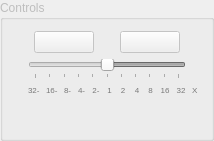
      <widget class="QGroupBox" name="gbControle">
       <property name="enabled">
        <bool>false</bool>
       </property>
       <property name="geometry">
        <rect>
         <x>250</x>
         <y>450</y>
         <width>214</width>
         <height>141</height>
        </rect>
       </property>
       <property name="maximumSize">
        <size>
         <width>214</width>
         <height>16777215</height>
        </size>
       </property>
       <property name="font">
        <font>
         <weight>50</weight>
         <bold>false</bold>
        </font>
       </property>
       <property name="title">
        <string>Controls</string>
       </property>
       <layout class="QVBoxLayout" name="verticalLayout_4">
        <item>
         <layout class="QHBoxLayout" name="horizontalLayout_7">
          <item>
           <widget class="QPushButton" name="btStop">
            <property name="minimumSize">
             <size>
              <width>60</width>
              <height>0</height>
             </size>
            </property>
            <property name="maximumSize">
             <size>
              <width>60</width>
              <height>16777215</height>
             </size>
            </property>
            <property name="font">
             <font>
              <weight>50</weight>
              <bold>false</bold>
             </font>
            </property>
            <property name="text">
             <string/>
            </property>
            <property name="icon">
             <iconset>
              <normaloff>:/icons/playback_pause.ico</normaloff>:/icons/playback_pause.ico</iconset>
            </property>
           </widget>
          </item>
          <item>
           <widget class="QPushButton" name="btPlay">
            <property name="minimumSize">
             <size>
              <width>60</width>
              <height>0</height>
             </size>
            </property>
            <property name="maximumSize">
             <size>
              <width>60</width>
              <height>16777215</height>
             </size>
            </property>
            <property name="font">
             <font>
              <weight>50</weight>
              <bold>false</bold>
             </font>
            </property>
            <property name="text">
             <string/>
            </property>
            <property name="icon">
             <iconset>
              <normaloff>:/icons/playback_play.ico</normaloff>:/icons/playback_play.ico</iconset>
            </property>
           </widget>
          </item>
         </layout>
        </item>
        <item>
         <layout class="QGridLayout" name="gridLayout_3">
          <item row="1" column="8">
           <widget class="QLabel" name="label_46">
            <property name="palette">
             <palette>
              <active>
               <colorrole role="WindowText">
                <brush brushstyle="SolidPattern">
                 <color alpha="255">
                  <red>130</red>
                  <green>130</green>
                  <blue>130</blue>
                 </color>
                </brush>
               </colorrole>
              </active>
              <inactive>
               <colorrole role="WindowText">
                <brush brushstyle="SolidPattern">
                 <color alpha="255">
                  <red>130</red>
                  <green>130</green>
                  <blue>130</blue>
                 </color>
                </brush>
               </colorrole>
              </inactive>
              <disabled>
               <colorrole role="WindowText">
                <brush brushstyle="SolidPattern">
                 <color alpha="255">
                  <red>120</red>
                  <green>120</green>
                  <blue>120</blue>
                 </color>
                </brush>
               </colorrole>
              </disabled>
             </palette>
            </property>
            <property name="font">
             <font>
              <pointsize>6</pointsize>
              <weight>50</weight>
              <bold>false</bold>
             </font>
            </property>
            <property name="text">
             <string>4</string>
            </property>
            <property name="alignment">
             <set>Qt::AlignHCenter|Qt::AlignTop</set>
            </property>
           </widget>
          </item>
          <item row="1" column="10">
           <widget class="QLabel" name="label_47">
            <property name="palette">
             <palette>
              <active>
               <colorrole role="WindowText">
                <brush brushstyle="SolidPattern">
                 <color alpha="255">
                  <red>130</red>
                  <green>130</green>
                  <blue>130</blue>
                 </color>
                </brush>
               </colorrole>
              </active>
              <inactive>
               <colorrole role="WindowText">
                <brush brushstyle="SolidPattern">
                 <color alpha="255">
                  <red>130</red>
                  <green>130</green>
                  <blue>130</blue>
                 </color>
                </brush>
               </colorrole>
              </inactive>
              <disabled>
               <colorrole role="WindowText">
                <brush brushstyle="SolidPattern">
                 <color alpha="255">
                  <red>120</red>
                  <green>120</green>
                  <blue>120</blue>
                 </color>
                </brush>
               </colorrole>
              </disabled>
             </palette>
            </property>
            <property name="font">
             <font>
              <pointsize>6</pointsize>
              <weight>50</weight>
              <bold>false</bold>
             </font>
            </property>
            <property name="text">
             <string>16</string>
            </property>
            <property name="alignment">
             <set>Qt::AlignHCenter|Qt::AlignTop</set>
            </property>
           </widget>
          </item>
          <item row="1" column="5">
           <widget class="QLabel" name="label_48">
            <property name="palette">
             <palette>
              <active>
               <colorrole role="WindowText">
                <brush brushstyle="SolidPattern">
                 <color alpha="255">
                  <red>130</red>
                  <green>130</green>
                  <blue>130</blue>
                 </color>
                </brush>
               </colorrole>
              </active>
              <inactive>
               <colorrole role="WindowText">
                <brush brushstyle="SolidPattern">
                 <color alpha="255">
                  <red>130</red>
                  <green>130</green>
                  <blue>130</blue>
                 </color>
                </brush>
               </colorrole>
              </inactive>
              <disabled>
               <colorrole role="WindowText">
                <brush brushstyle="SolidPattern">
                 <color alpha="255">
                  <red>120</red>
                  <green>120</green>
                  <blue>120</blue>
                 </color>
                </brush>
               </colorrole>
              </disabled>
             </palette>
            </property>
            <property name="font">
             <font>
              <pointsize>6</pointsize>
              <weight>50</weight>
              <bold>false</bold>
             </font>
            </property>
            <property name="text">
             <string>2-</string>
            </property>
            <property name="alignment">
             <set>Qt::AlignHCenter|Qt::AlignTop</set>
            </property>
           </widget>
          </item>
          <item row="1" column="3">
           <widget class="QLabel" name="label_49">
            <property name="palette">
             <palette>
              <active>
               <colorrole role="WindowText">
                <brush brushstyle="SolidPattern">
                 <color alpha="255">
                  <red>130</red>
                  <green>130</green>
                  <blue>130</blue>
                 </color>
                </brush>
               </colorrole>
              </active>
              <inactive>
               <colorrole role="WindowText">
                <brush brushstyle="SolidPattern">
                 <color alpha="255">
                  <red>130</red>
                  <green>130</green>
                  <blue>130</blue>
                 </color>
                </brush>
               </colorrole>
              </inactive>
              <disabled>
               <colorrole role="WindowText">
                <brush brushstyle="SolidPattern">
                 <color alpha="255">
                  <red>120</red>
                  <green>120</green>
                  <blue>120</blue>
                 </color>
                </brush>
               </colorrole>
              </disabled>
             </palette>
            </property>
            <property name="font">
             <font>
              <pointsize>6</pointsize>
              <weight>50</weight>
              <bold>false</bold>
             </font>
            </property>
            <property name="text">
             <string>8-</string>
            </property>
            <property name="alignment">
             <set>Qt::AlignLeading|Qt::AlignLeft|Qt::AlignTop</set>
            </property>
           </widget>
          </item>
          <item row="1" column="2">
           <widget class="QLabel" name="label_50">
            <property name="palette">
             <palette>
              <active>
               <colorrole role="WindowText">
                <brush brushstyle="SolidPattern">
                 <color alpha="255">
                  <red>130</red>
                  <green>130</green>
                  <blue>130</blue>
                 </color>
                </brush>
               </colorrole>
              </active>
              <inactive>
               <colorrole role="WindowText">
                <brush brushstyle="SolidPattern">
                 <color alpha="255">
                  <red>130</red>
                  <green>130</green>
                  <blue>130</blue>
                 </color>
                </brush>
               </colorrole>
              </inactive>
              <disabled>
               <colorrole role="WindowText">
                <brush brushstyle="SolidPattern">
                 <color alpha="255">
                  <red>120</red>
                  <green>120</green>
                  <blue>120</blue>
                 </color>
                </brush>
               </colorrole>
              </disabled>
             </palette>
            </property>
            <property name="font">
             <font>
              <pointsize>6</pointsize>
              <weight>50</weight>
              <bold>false</bold>
             </font>
            </property>
            <property name="text">
             <string>16-</string>
            </property>
            <property name="alignment">
             <set>Qt::AlignLeading|Qt::AlignLeft|Qt::AlignTop</set>
            </property>
           </widget>
          </item>
          <item row="1" column="7">
           <widget class="QLabel" name="label_51">
            <property name="palette">
             <palette>
              <active>
               <colorrole role="WindowText">
                <brush brushstyle="SolidPattern">
                 <color alpha="255">
                  <red>130</red>
                  <green>130</green>
                  <blue>130</blue>
                 </color>
                </brush>
               </colorrole>
              </active>
              <inactive>
               <colorrole role="WindowText">
                <brush brushstyle="SolidPattern">
                 <color alpha="255">
                  <red>130</red>
                  <green>130</green>
                  <blue>130</blue>
                 </color>
                </brush>
               </colorrole>
              </inactive>
              <disabled>
               <colorrole role="WindowText">
                <brush brushstyle="SolidPattern">
                 <color alpha="255">
                  <red>120</red>
                  <green>120</green>
                  <blue>120</blue>
                 </color>
                </brush>
               </colorrole>
              </disabled>
             </palette>
            </property>
            <property name="font">
             <font>
              <pointsize>6</pointsize>
              <weight>50</weight>
              <bold>false</bold>
             </font>
            </property>
            <property name="text">
             <string>2</string>
            </property>
            <property name="alignment">
             <set>Qt::AlignHCenter|Qt::AlignTop</set>
            </property>
           </widget>
          </item>
          <item row="1" column="9">
           <widget class="QLabel" name="label_52">
            <property name="palette">
             <palette>
              <active>
               <colorrole role="WindowText">
                <brush brushstyle="SolidPattern">
                 <color alpha="255">
                  <red>130</red>
                  <green>130</green>
                  <blue>130</blue>
                 </color>
                </brush>
               </colorrole>
              </active>
              <inactive>
               <colorrole role="WindowText">
                <brush brushstyle="SolidPattern">
                 <color alpha="255">
                  <red>130</red>
                  <green>130</green>
                  <blue>130</blue>
                 </color>
                </brush>
               </colorrole>
              </inactive>
              <disabled>
               <colorrole role="WindowText">
                <brush brushstyle="SolidPattern">
                 <color alpha="255">
                  <red>120</red>
                  <green>120</green>
                  <blue>120</blue>
                 </color>
                </brush>
               </colorrole>
              </disabled>
             </palette>
            </property>
            <property name="font">
             <font>
              <pointsize>6</pointsize>
              <weight>50</weight>
              <bold>false</bold>
             </font>
            </property>
            <property name="text">
             <string>8</string>
            </property>
            <property name="alignment">
             <set>Qt::AlignHCenter|Qt::AlignTop</set>
            </property>
           </widget>
          </item>
          <item row="1" column="6">
           <widget class="QLabel" name="label_53">
            <property name="palette">
             <palette>
              <active>
               <colorrole role="WindowText">
                <brush brushstyle="SolidPattern">
                 <color alpha="255">
                  <red>130</red>
                  <green>130</green>
                  <blue>130</blue>
                 </color>
                </brush>
               </colorrole>
              </active>
              <inactive>
               <colorrole role="WindowText">
                <brush brushstyle="SolidPattern">
                 <color alpha="255">
                  <red>130</red>
                  <green>130</green>
                  <blue>130</blue>
                 </color>
                </brush>
               </colorrole>
              </inactive>
              <disabled>
               <colorrole role="WindowText">
                <brush brushstyle="SolidPattern">
                 <color alpha="255">
                  <red>120</red>
                  <green>120</green>
                  <blue>120</blue>
                 </color>
                </brush>
               </colorrole>
              </disabled>
             </palette>
            </property>
            <property name="font">
             <font>
              <pointsize>6</pointsize>
              <weight>50</weight>
              <bold>false</bold>
             </font>
            </property>
            <property name="text">
             <string>1</string>
            </property>
            <property name="alignment">
             <set>Qt::AlignHCenter|Qt::AlignTop</set>
            </property>
           </widget>
          </item>
          <item row="1" column="12">
           <widget class="QLabel" name="label_54">
            <property name="palette">
             <palette>
              <active>
               <colorrole role="WindowText">
                <brush brushstyle="SolidPattern">
                 <color alpha="255">
                  <red>130</red>
                  <green>130</green>
                  <blue>130</blue>
                 </color>
                </brush>
               </colorrole>
              </active>
              <inactive>
               <colorrole role="WindowText">
                <brush brushstyle="SolidPattern">
                 <color alpha="255">
                  <red>130</red>
                  <green>130</green>
                  <blue>130</blue>
                 </color>
                </brush>
               </colorrole>
              </inactive>
              <disabled>
               <colorrole role="WindowText">
                <brush brushstyle="SolidPattern">
                 <color alpha="255">
                  <red>120</red>
                  <green>120</green>
                  <blue>120</blue>
                 </color>
                </brush>
               </colorrole>
              </disabled>
             </palette>
            </property>
            <property name="font">
             <font>
              <pointsize>6</pointsize>
              <weight>50</weight>
              <bold>false</bold>
             </font>
            </property>
            <property name="text">
             <string>X</string>
            </property>
            <property name="alignment">
             <set>Qt::AlignLeading|Qt::AlignLeft|Qt::AlignTop</set>
            </property>
           </widget>
          </item>
          <item row="1" column="4">
           <widget class="QLabel" name="label_55">
            <property name="palette">
             <palette>
              <active>
               <colorrole role="WindowText">
                <brush brushstyle="SolidPattern">
                 <color alpha="255">
                  <red>130</red>
                  <green>130</green>
                  <blue>130</blue>
                 </color>
                </brush>
               </colorrole>
              </active>
              <inactive>
               <colorrole role="WindowText">
                <brush brushstyle="SolidPattern">
                 <color alpha="255">
                  <red>130</red>
                  <green>130</green>
                  <blue>130</blue>
                 </color>
                </brush>
               </colorrole>
              </inactive>
              <disabled>
               <colorrole role="WindowText">
                <brush brushstyle="SolidPattern">
                 <color alpha="255">
                  <red>120</red>
                  <green>120</green>
                  <blue>120</blue>
                 </color>
                </brush>
               </colorrole>
              </disabled>
             </palette>
            </property>
            <property name="font">
             <font>
              <pointsize>6</pointsize>
              <weight>50</weight>
              <bold>false</bold>
             </font>
            </property>
            <property name="text">
             <string>4-</string>
            </property>
            <property name="alignment">
             <set>Qt::AlignLeading|Qt::AlignLeft|Qt::AlignTop</set>
            </property>
           </widget>
          </item>
          <item row="1" column="11">
           <widget class="QLabel" name="label_56">
            <property name="palette">
             <palette>
              <active>
               <colorrole role="WindowText">
                <brush brushstyle="SolidPattern">
                 <color alpha="255">
                  <red>130</red>
                  <green>130</green>
                  <blue>130</blue>
                 </color>
                </brush>
               </colorrole>
              </active>
              <inactive>
               <colorrole role="WindowText">
                <brush brushstyle="SolidPattern">
                 <color alpha="255">
                  <red>130</red>
                  <green>130</green>
                  <blue>130</blue>
                 </color>
                </brush>
               </colorrole>
              </inactive>
              <disabled>
               <colorrole role="WindowText">
                <brush brushstyle="SolidPattern">
                 <color alpha="255">
                  <red>120</red>
                  <green>120</green>
                  <blue>120</blue>
                 </color>
                </brush>
               </colorrole>
              </disabled>
             </palette>
            </property>
            <property name="font">
             <font>
              <pointsize>6</pointsize>
             </font>
            </property>
            <property name="text">
             <string>32</string>
            </property>
            <property name="alignment">
             <set>Qt::AlignHCenter|Qt::AlignTop</set>
            </property>
           </widget>
          </item>
          <item row="1" column="1">
           <widget class="QLabel" name="label_57">
            <property name="palette">
             <palette>
              <active>
               <colorrole role="WindowText">
                <brush brushstyle="SolidPattern">
                 <color alpha="255">
                  <red>130</red>
                  <green>130</green>
                  <blue>130</blue>
                 </color>
                </brush>
               </colorrole>
              </active>
              <inactive>
               <colorrole role="WindowText">
                <brush brushstyle="SolidPattern">
                 <color alpha="255">
                  <red>130</red>
                  <green>130</green>
                  <blue>130</blue>
                 </color>
                </brush>
               </colorrole>
              </inactive>
              <disabled>
               <colorrole role="WindowText">
                <brush brushstyle="SolidPattern">
                 <color alpha="255">
                  <red>120</red>
                  <green>120</green>
                  <blue>120</blue>
                 </color>
                </brush>
               </colorrole>
              </disabled>
             </palette>
            </property>
            <property name="font">
             <font>
              <pointsize>6</pointsize>
              <weight>50</weight>
              <bold>false</bold>
             </font>
            </property>
            <property name="text">
             <string>32-</string>
            </property>
            <property name="alignment">
             <set>Qt::AlignLeading|Qt::AlignLeft|Qt::AlignTop</set>
            </property>
           </widget>
          </item>
          <item row="1" column="0">
           <widget class="QLabel" name="label_58">
            <property name="text">
             <string/>
            </property>
           </widget>
          </item>
          <item row="0" column="1" colspan="11">
           <widget class="QSlider" name="SliderVelocidade">
            <property name="font">
             <font>
              <weight>75</weight>
              <bold>true</bold>
             </font>
            </property>
            <property name="minimum">
             <number>-5</number>
            </property>
            <property name="maximum">
             <number>5</number>
            </property>
            <property name="pageStep">
             <number>1</number>
            </property>
            <property name="sliderPosition">
             <number>0</number>
            </property>
            <property name="orientation">
             <enum>Qt::Horizontal</enum>
            </property>
            <property name="invertedAppearance">
             <bool>true</bool>
            </property>
            <property name="tickPosition">
             <enum>QSlider::TicksBelow</enum>
            </property>
           </widget>
          </item>
         </layout>
        </item>
       </layout>
      </widget>
